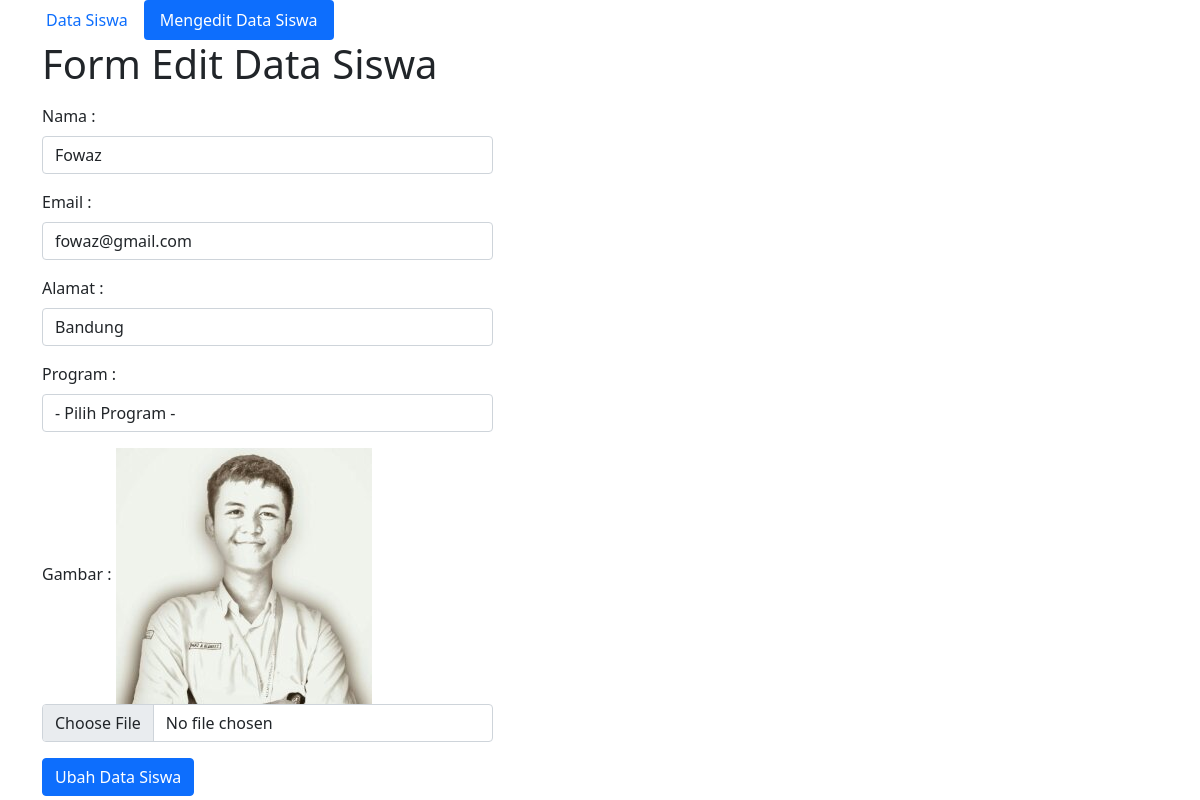
The app's page /edit.php?id=1 (signed in) with its own data.
### tables this page shows
CREATE TABLE `siswa` (
  `id` int(11) NOT NULL,
  `nama` varchar(50) NOT NULL,
  `email` varchar(100) NOT NULL,
  `alamat` varchar(100) NOT NULL,
  `program` varchar(50) NOT NULL,
  `gambar` varchar(100) NOT NULL
);

### functions.php (called while the page is built, shortened)
<?php
function koneksi() {
    $conn = mysqli_connect("localhost", "root", "", "pw2022_a_213040008") or die('koneksi gagal !');
    return $conn;
}
function query($query) {
    $conn = koneksi();
    $result = mysqli_query($conn, $query)or die(mysqli_error($conn));
    $rows = [];
    while ($row = mysqli_fetch_assoc($result)) {
    $rows[] = $row;
 }
 return $rows;
}
?>

### edit.php (the view, shortened to what this page needs)
<?php
require 'functions.php';
    $id = $_GET["id"];
    $swa = query("SELECT * FROM siswa WHERE id = $id")[0];
?>
<!doctype html>
<html lang="en">
<head>
    <link href="https://cdn.jsdelivr.net/npm/bootstrap@5.1.3/dist/css/bootstrap.min.css" rel="stylesheet"
>
</head>
<body>
    <ul class="nav nav-pills container">
        <li class="nav-item">
            <a class="nav-link" aria-current="page" href="index.php">Data Siswa</a>
        </li>
        <li class="nav-item">
            <a class="nav-link active" href="#">Mengedit Data Siswa</a>
        </li>
    </ul>
    <div class="container">
        <h1>Form Edit Data Siswa</h1>
        <div class="row mt-3">
            <div class="col-5">
                <form action="" method="POST" autocomplete="off" enctype="multipart/form-data">
                    <div class="mb-3">
                        <label for="nama" class="form-label">Nama : </label>
                        <input type="text" class="form-control" id="nama" name="nama" required
                            value="<?= $swa["nama"]; ?>">
                    </div>
                    <div class="mb-3">
                        <label for="email" class="form-label">Email : </label>
                        <input type="email" class="form-control" id="email" name="email" required
                            value="<?= $swa["email"]; ?>">
                    </div>
                    <div class="mb-3">
                        <label for="alamat" class="form-label">Alamat : </label>
                        <input type="text" class="form-control" id="alamat" name="alamat" required
                            value="<?= $swa["alamat"]; ?>">
                    </div>
                    <div class="mb-3">
                        <label for="program" class="form-label" required>Program : </label>
                        <select class="form-control" name="program" id="program" value="<?= $swa["program"]; ?>">
                            <option value="">- Pilih Program -</option>
                        </select>
                    </div>
                    <div class="mb-3">
                        <label for="gambar" class="form-label">Gambar : </label>
                        <img src="img/<?= $swa['gambar']; ?>">
                        <input type="file" class="form-control" id="gambar" name="gambar">
                    </div>
                    <button type="submit" name="ubah" class="btn btn-primary">Ubah Data Siswa</button>
                </form>
            </div>
        </div>
    </div>
</body>
</html>

### records on screen
siswa: nama "Fowaz", email "fowaz@gmail.com", alamat "Bandung", gambar (picture)
